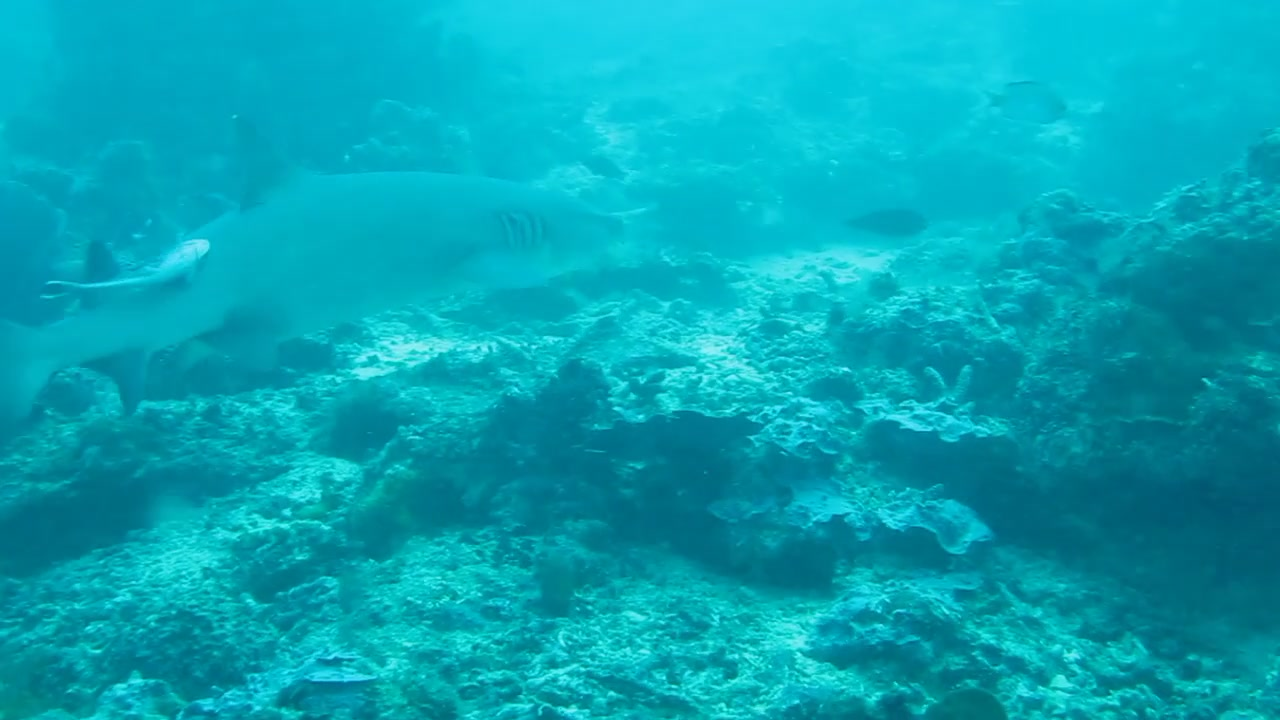
#> input picture examples/frames/frame_00001.jpg, 1280 x 720 px
$ python -i opencv_analyzer.py   (imports and definitions only)
#> lines starting #> are read from the running program, lines starting #| are printed output that depends on the picture; after the words box and inside, x2 and y2 are one past the last pixel; in counts of white or black regions, pixels touching at a corner belong together
"""OpenCV-based frame analysis for underwater ROV footage."""

import cv2
import numpy as np
import logging

from rov_app.core.constants import DEFAULT_OPENCV_THRESHOLDS

log = logging.getLogger(__name__)


class OpenCVAnalyzer:
    """Analyzes frames for motion, features, edges, turbidity, and color anomalies."""

    def __init__(self, thresholds=None):
        self.prev_gray = None
        self.orb = cv2.ORB_create(nfeatures=500)
        self.t = {**DEFAULT_OPENCV_THRESHOLDS, **(thresholds or {})}

    def reset(self):
        """Reset state for a new video."""
        self.prev_gray = None

    def analyze(self, frame_path):
        """
        Analyze a single frame and return flags dict.
        Returns dict with detected flags, or {"skip": reason} / {"error": reason}.
        """
#> called with frame_path = '../../examples/frames/frame_00001.jpg'
        img = cv2.imread(frame_path)
#> img is the input picture: shape (720, 1280, 3); mean B, G, R 180, 163.8, 4.7
        if img is None:
            self.prev_gray = None
            return {"error": "unreadable"}

        gray = cv2.cvtColor(img, cv2.COLOR_BGR2GRAY)
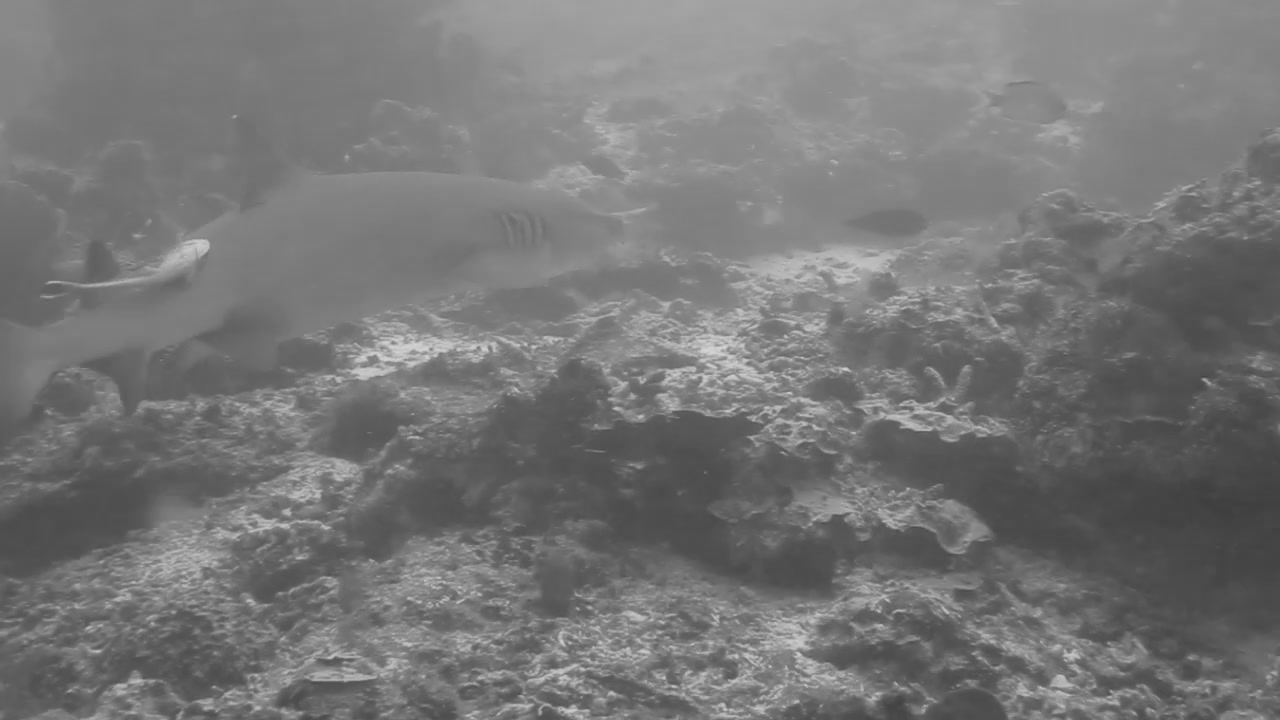
#> gray: shape (720, 1280); min 62, max 213, mean 118.1
        brightness = float(np.mean(gray))
#> brightness = 118.1

        if brightness < self.t["dark_skip_threshold"]:
            return {"skip": f"too dark ({brightness:.1f})"}

        flags = {}

        # Motion detection
        if self.prev_gray is not None:
            diff = cv2.absdiff(self.prev_gray, gray)
            _, thresh = cv2.threshold(diff, self.t["motion_threshold"], 255, cv2.THRESH_BINARY)
            k = cv2.getStructuringElement(cv2.MORPH_ELLIPSE, (5, 5))
            thresh = cv2.morphologyEx(thresh, cv2.MORPH_OPEN, k)
            thresh = cv2.morphologyEx(thresh, cv2.MORPH_CLOSE, k)
            contours, _ = cv2.findContours(thresh, cv2.RETR_EXTERNAL, cv2.CHAIN_APPROX_SIMPLE)
            big = [c for c in contours if cv2.contourArea(c) > self.t["motion_min_area"]]
            if len(big) >= self.t["motion_min_contours"]:
                flags["motion"] = {
                    "contour_count": len(big),
                    "total_area_px": int(sum(cv2.contourArea(c) for c in big)),
                    "reason": "Moving object or ROV movement detected"
                }

        # Feature detection (ORB)
        kps, _ = self.orb.detectAndCompute(gray, None)
#> kps = 500 keypoints; strongest (x, y, size): (879, 611, 31), (1203, 379, 31), (664, 677, 31), (846, 368, 31)
        if len(kps) >= self.t["feature_min_keypoints"]:
            flags["features"] = {
                "keypoint_count": len(kps),
                "reason": "Rich texture or structure detected"
            }

        # Edge detection
        edges = cv2.Canny(gray, 50, 150)
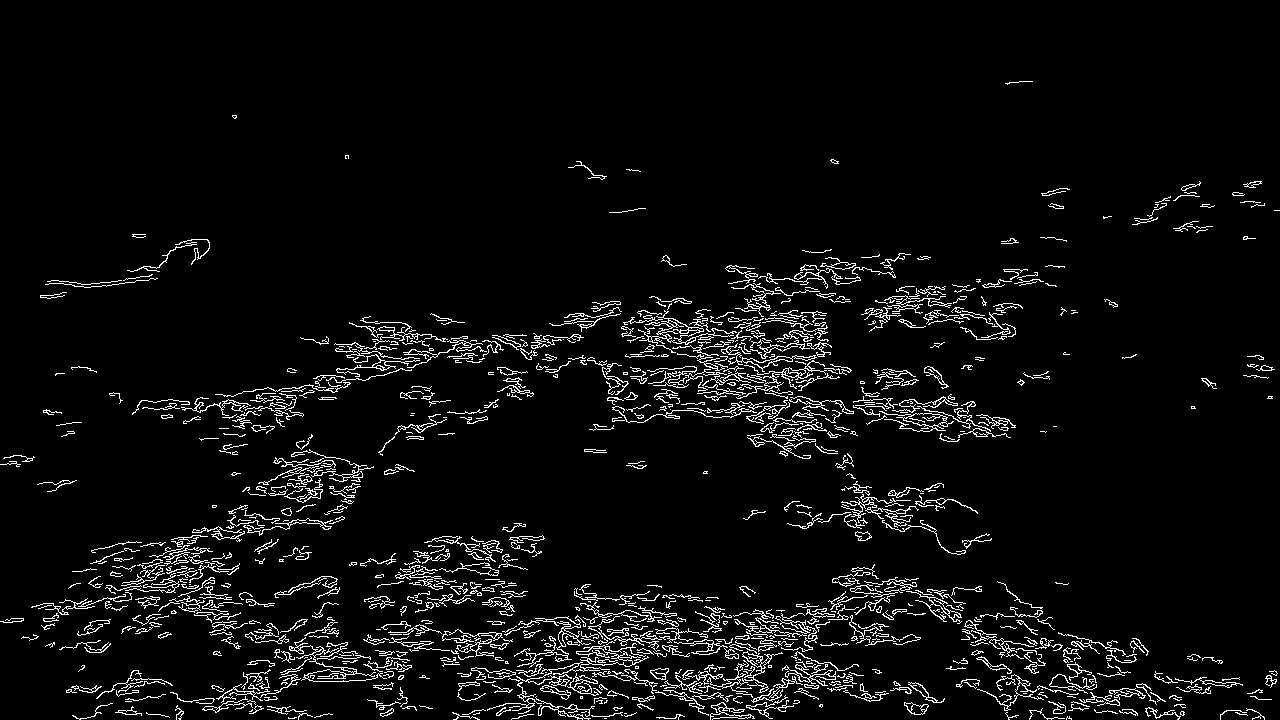
#> edges: shape (720, 1280); 5% white in thin lines or dots, all inside (x1, y1, x2, y2) = (0, 81, 1280, 720)
        edge_density = float(np.count_nonzero(edges)) / (gray.shape[0] * gray.shape[1])
#> edge_density = 0.0502
        if edge_density >= self.t["edge_density_min"]:
            flags["edges"] = {
                "density": round(edge_density, 4),
                "reason": "High edge density - possible structure"
            }

        # Turbidity check
        if brightness > self.t["turbid_flag_threshold"]:
            flags["turbidity"] = {
                "brightness": round(brightness, 1),
                "reason": "High brightness - turbidity or light"
            }

        # Color anomaly detection
        hsv = cv2.cvtColor(img, cv2.COLOR_BGR2HSV)
#> hsv: shape (720, 1280, 3); mean H, S, V 92.9, 249.3, 180.1
        red1 = cv2.inRange(hsv, (0, 50, 50), (10, 255, 255))
#> red1: shape (720, 1280); every value is 0
        red2 = cv2.inRange(hsv, (160, 50, 50), (180, 255, 255))
        orange = cv2.inRange(hsv, (10, 50, 50), (30, 255, 255))
        ratio = (cv2.countNonZero(red1) + cv2.countNonZero(red2) +
                 cv2.countNonZero(orange)) / (img.shape[0] * img.shape[1])
#> ratio = 0
        if ratio > self.t["colour_anomaly_ratio"]:
            flags["colour"] = {
                "unusual_ratio": round(ratio, 4),
                "reason": "Unusual colour - marine life, rust, or debris"
            }

        self.prev_gray = gray
        return flags

>>> result = OpenCVAnalyzer().analyze('../../examples/frames/frame_00001.jpg')
#> result = 2 items

$ run again, on examples/frames/frame_00010.jpg
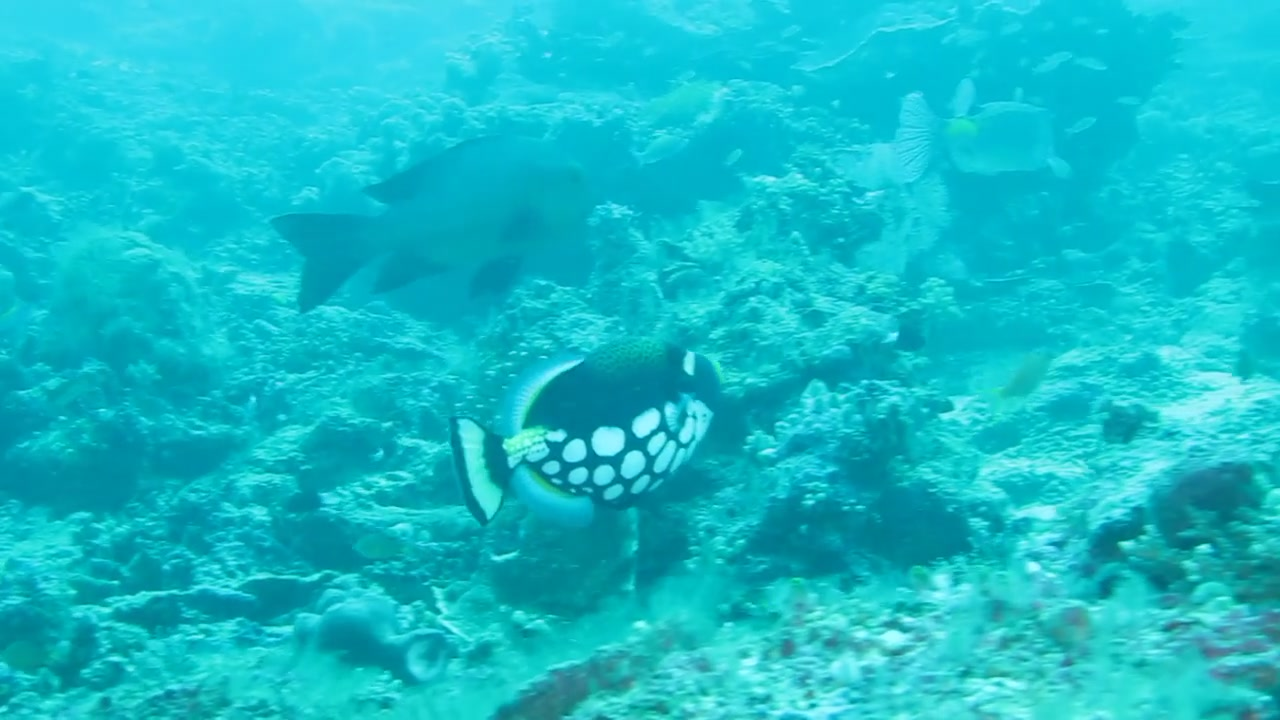
#> input picture examples/frames/frame_00010.jpg, 1280 x 720 px
#> in analyze, img is the input picture: shape (720, 1280, 3); mean B, G, R 200.1, 188.4, 18.9
#> in analyze, `gray = cv2.cvtColor(img, cv2.COLOR_BGR2GRAY)`:
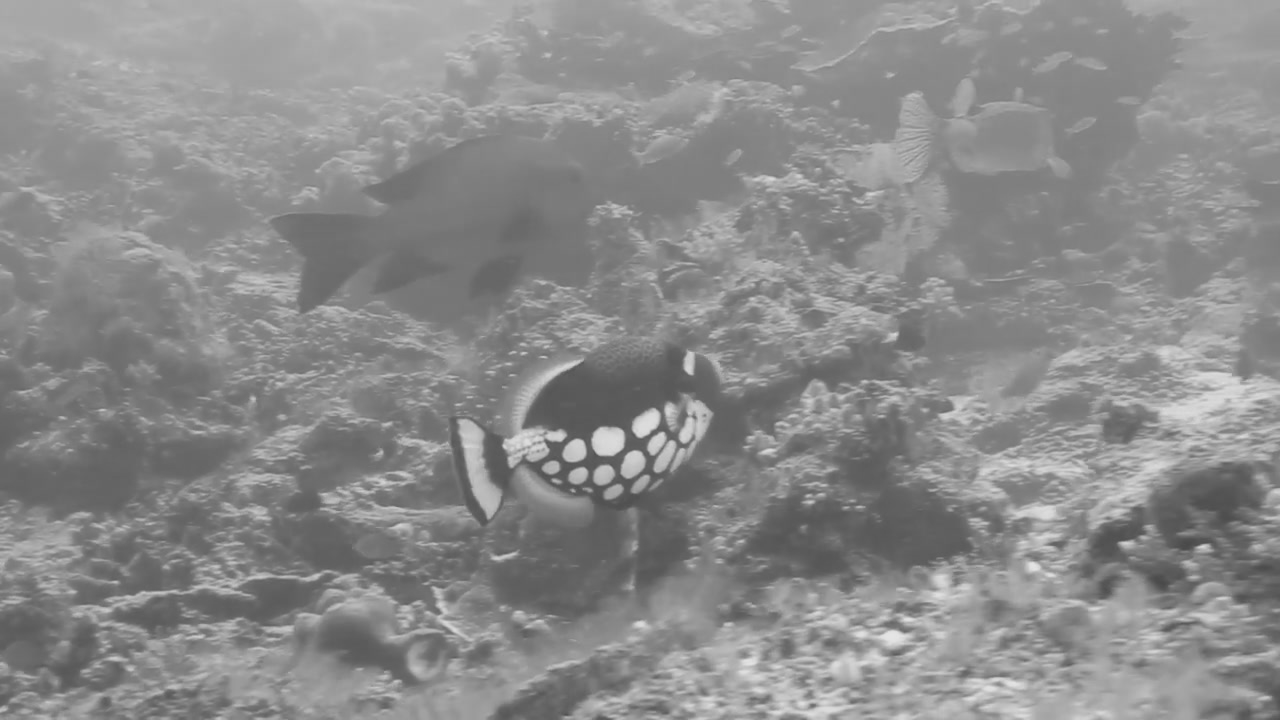
#> gray: shape (720, 1280); min 73, max 229, mean 139
#> brightness = 139
#> kps = 500 keypoints; strongest (x, y, size): (639, 433, 92.6), (616, 437, 111.1), (638, 430, 111.1), (633, 424, 92.6)
#> in analyze, `edges = cv2.Canny(gray, 50, 150)`:
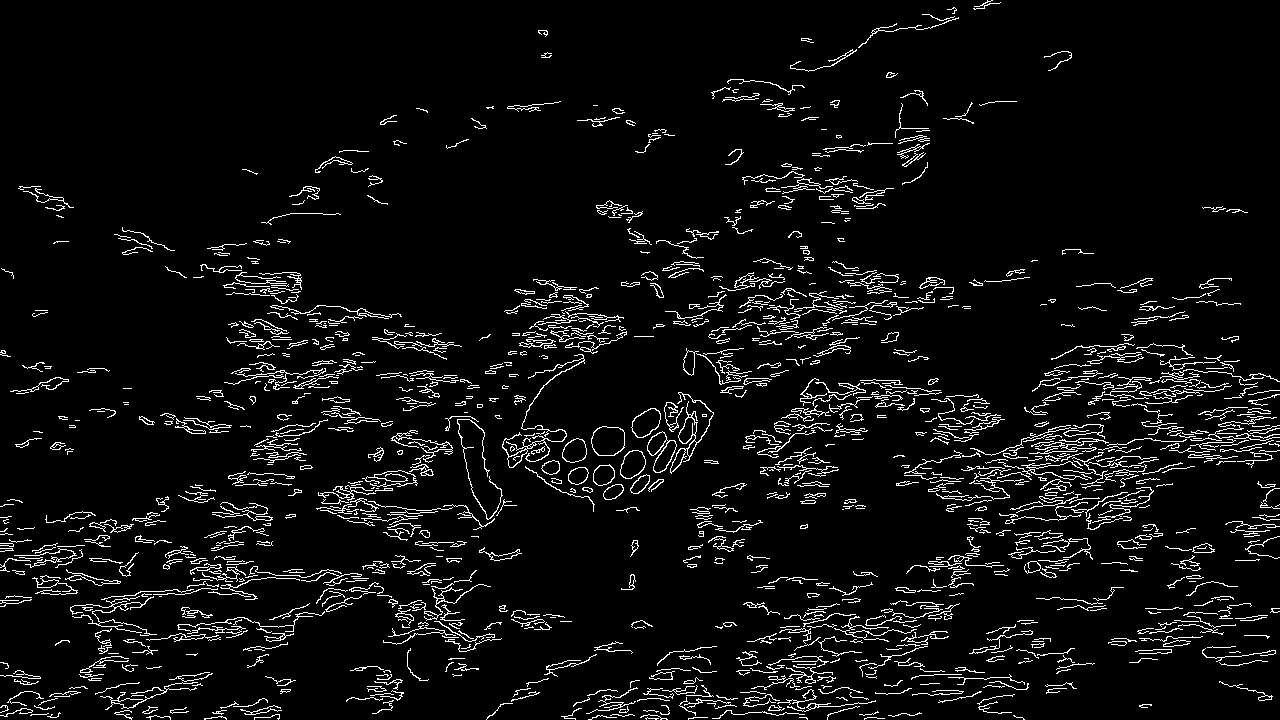
#> edges: shape (720, 1280); 5.7% white in thin lines or dots
#> edge_density = 0.0572
#> hsv: shape (720, 1280, 3); mean H, S, V 91.9, 233, 200.6
#> red1: shape (720, 1280); every value is 0
#> ratio = 0
#> result = 2 items
